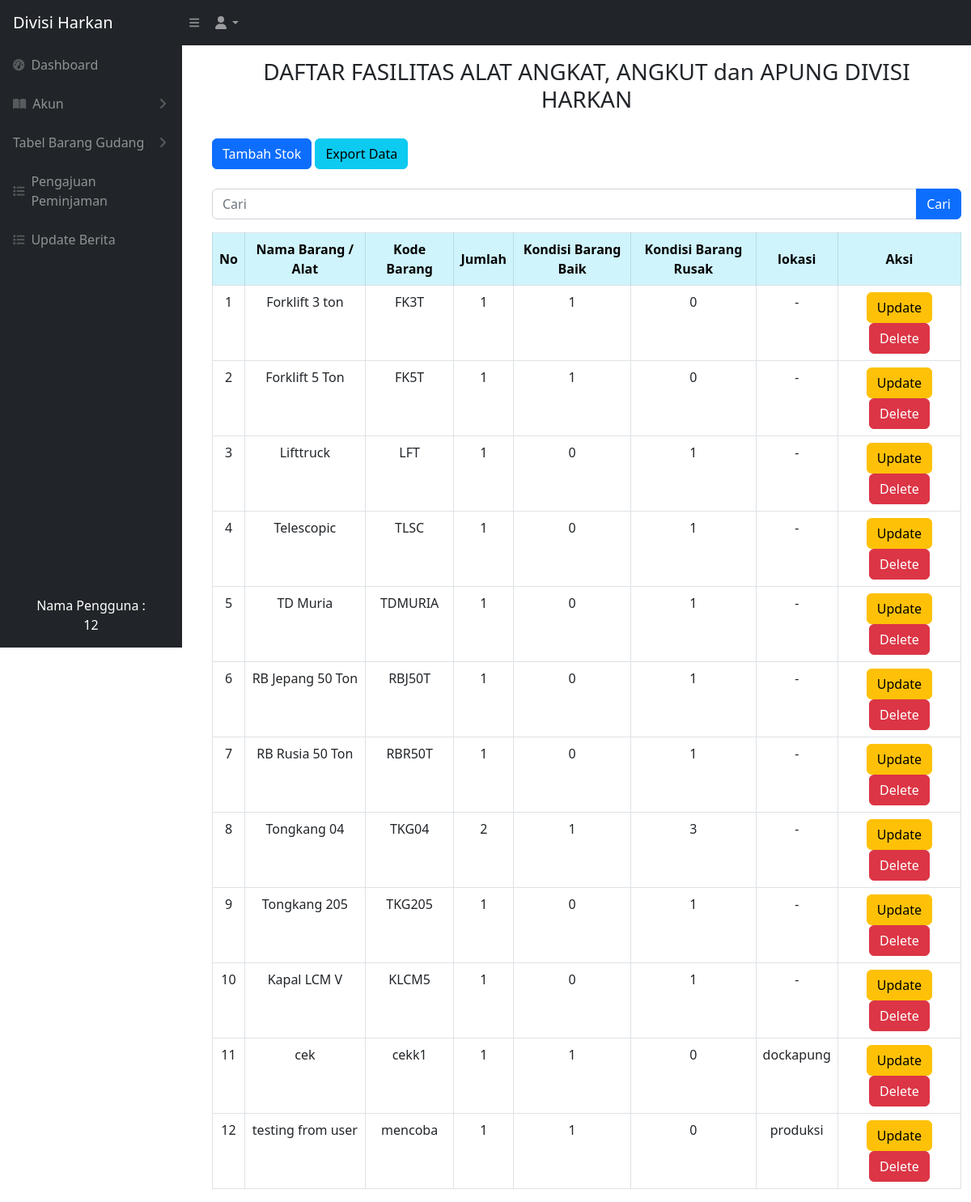
Before: /angkut_apung.php (signed in) with the older database file.
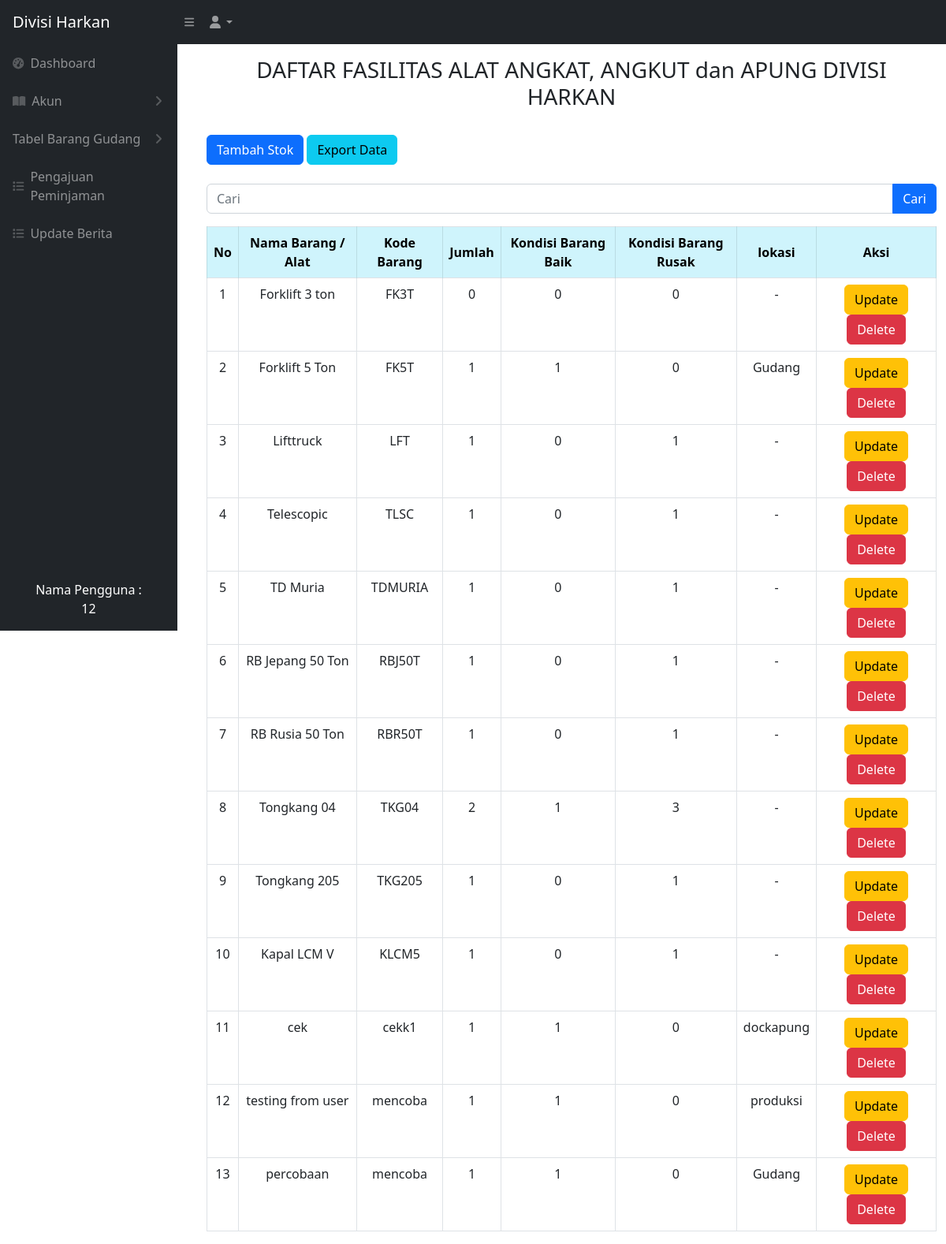
After: the same page with the newer database file.
### tables this page shows
CREATE TABLE `barang_angkut_apung` (
  `idbarang` int NOT NULL,
  `namabarang` varchar(512) NOT NULL,
  `kodebarang` varchar(100) NOT NULL,
  `jumlah` int NOT NULL,
  `baik` int NOT NULL,
  `rusak` int NOT NULL,
  `lokasi` varchar(512) NOT NULL,
  `kategori_id` int NOT NULL
);

### angkut_apung.php (the view, shortened to what this page needs)
<?php
require 'controller/koneksi.php';
$query = "SELECT * FROM barang_angkut_apung";
?>
<!DOCTYPE html>
<html lang="en">
<head>
    <link href="css/styles.css" rel="stylesheet" />
</head>
<?php include 'sidebar.php' ?>
<br>
<br>
<body>
    <main id="main-content" class="<?= isset($_GET['sidebarClosed']) ? '' : 'main-with-sidebar' ?>">
        <div class="container-fluid px-4">
            <h3 class="mt-4 text-center">DAFTAR FASILITAS ALAT ANGKAT, ANGKUT dan APUNG DIVISI HARKAN</h3>
        </div>
        <br>
        <div class="container -fluid">
            <div class="card-mb-4">
                <button type="button" class="btn btn-primary" data-bs-toggle="modal" data-bs-target="#myModal">
                    Tambah Stok
                </button>
                <a href="export_angkut_apung.php" class="btn btn-info">Export Data</a>
                <br>
                <br>
                <form action="angkut_apung.php" method="GET">
                    <div class="input-group mb-3">
                        <input type="text" value="" class="form-control" placeholder="Cari" name="cari">
                        <br>
                        <button type="submit" class="btn btn-primary">Cari</button>
                    </div>
                </form>
                <div class="card-body">
                    <div class="table table-responsive">
                        <table class="table table-bordered" id="dataTable" width="100" cellspacing="0">
                            <thead>
                                <tr>
                                    <th class="table-info text-center align-middle">No</th>
                                    <th class="table-info text-center align-middle">Nama Barang / Alat</th>
                                    <th class="table-info text-center align-middle">Kode Barang</th>
                                    <th class="table-info text-center align-middle">Jumlah</th>
                                    <th class="table-info text-center align-middle">Kondisi Barang Baik</th>
                                    <th class="table-info text-center align-middle">Kondisi Barang Rusak</th>
                                    <th class="table-info text-center align-middle">lokasi</th>
                                    <th class="table-info text-center align-middle">Aksi</th>
                                </tr>
                            </thead>
                            <tbody>
                                <?php
                                $i = 1;
                                $ambilsemuadatabarang = mysqli_query($conn, $query);
                                while ($data = mysqli_fetch_array($ambilsemuadatabarang)) {
                                    $namabarang = $data['namabarang'];
                                    $kodebarang = $data['kodebarang'];
                                    $jumlah = $data['jumlah'];
                                    $barangbaik = $data['baik'];
                                    $barangrusak = $data['rusak'];
                                    $lokasi = $data['lokasi'];
                                    $idb = $data['idbarang'];
                                ?>
                                    <tr>
                                        <td style="text-align: center;"><?= $i++ ?></td>
                                        <td style="text-align: center;"><?= $namabarang ?></td>
                                        <td style="text-align: center;"><?= $kodebarang ?></td>
                                        <td style="text-align: center;"><?= $jumlah ?></td>
                                        <td style="text-align: center;"><?= $barangbaik ?></td>
                                        <td style="text-align: center;"><?= $barangrusak ?></td>
                                        <td style="text-align: center;"><?= $lokasi ?></td>
                                        <td style="text-align: center;">
                                            <button type="button" class="btn btn-warning" data-bs-toggle="modal" data-bs-target="#edit<?= $idb; ?>">
                                                Update
                                            </button>
                                            <button type="button" class="btn btn-danger" data-bs-toggle="modal" data-bs-target="#delete<?= $idb; ?>">
                                                Delete
                                            </button>
                                        </td>
                                    </tr>
                                <?php
                                };
                                ?>
                            </tbody>
                        </table>
    </main>
</body>
</html>

Changed rows visible on the page:
changed barang_angkut_apung "Forklift 3 ton": jumlah "1" → "0"; baik "1" → "0"
changed barang_angkut_apung "Forklift 5 Ton": lokasi "-" → "Gudang"
added barang_angkut_apung: namabarang "percobaan", kodebarang "mencoba", jumlah "1", baik "1", rusak "0", lokasi "Gudang"
